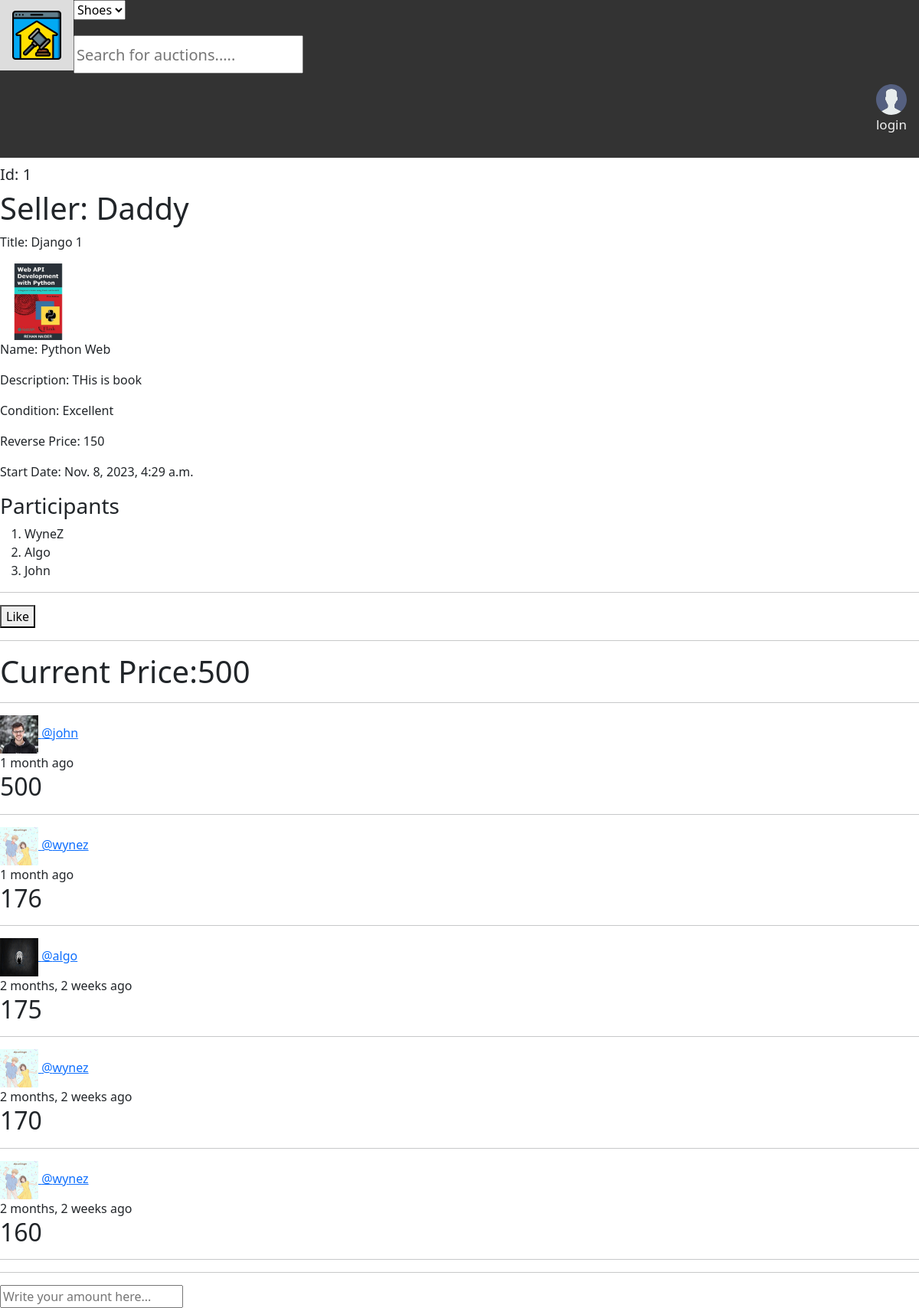
Screenshot of /item_detail/1 with the database file from the repository.
### app_reg_login/models.py (models this page shows, shortened)
class Item(models.Model):
    seller = models.ForeignKey(User, on_delete=models.SET_NULL, null=True)
    participants = models.ManyToManyField(User, related_name='participants', blank=True)
    liked_users = models.ManyToManyField(User, related_name='liked_users', blank=True)
    like_count = models.IntegerField(default=0)
    title = models.CharField(max_length=100, null=False)
    category = models.CharField(max_length=100, null=True)
    item_name = models.CharField(max_length=200, null=False)
    description = models.TextField(null=True, blank=True)
    reverse_price = models.IntegerField(null=False)
    highest_price = models.IntegerField(null=True, default=0)
    item_condition = models.CharField(max_length=100, null=True, blank=False)
    start_date = models.DateTimeField(auto_now_add=True)
    class Meta:
        ordering = ['-start_date']

class User(AbstractUser):
    name = models.CharField(max_length=200, null=True)
    email = models.EmailField(unique=True, null=True)
    phone = models.CharField(max_length=11)
    address = models.CharField(max_length=200, null=True)
    registered_date = models.DateTimeField(auto_now_add=True)
    avatar = models.ImageField(null=True, default="avatar.svg")
    USERNAME_FIELD = 'email'
    REQUIRED_FIELDS = ['username']

class ImageTable(models.Model):
    item = models.ForeignKey(Item, on_delete=models.CASCADE)
    image_url = models.ImageField(upload_to='images/', null=False)

class Bids(models.Model):
    bidder = models.ForeignKey(User, on_delete=models.CASCADE)
    item = models.ForeignKey(Item, on_delete=models.CASCADE)
    amount = models.IntegerField(null=False)
    created = models.DateTimeField(auto_now_add=True)
    class Meta:
        ordering = ['-created']

### app_reg_login/views.py (the view, shortened to what this page needs)
# urls.py: path('item_detail/<str:pk>', views.item_detail, name="item_detail"),
def item_detail(request, pk):
    item = Item.objects.get(id=pk)
    images = ImageTable.objects.filter(item=item)
    item_bids = item.bids_set.all()
    participants = item.participants.all()
    print("167 Auctioneers:", participants, type(participants))
    if item.highest_price == 0:
        item.highest_price = item.reverse_price
    context = {'item': item, 'images': images, 'bids': item_bids, 'participants': participants}
    return render(request, 'app_reg_login/item_details.html', context)

### app_reg_login/templates/app_reg_login/item_details.html (shortened to what this page needs)
{% extends 'base.html' %}
{% block content %}
    <h5>Id: {{ item.id }}</h5>
    <h1>Seller: {{ item.seller.name }}</h1>
    <p>Title: {{ item.title }}</p>
    {% for image in images %}
        <img src="{{ image.image_url.url }}" style="width: 100px; height: 100px">
    {% endfor %}
    <p>Name: {{ item.item_name }}</p>
    <p>Description: {{ item.description }}</p>
    <p>Condition: {{ item.item_condition }}</p>
    <p>Reverse Price: {{ item.reverse_price }}</p>
    <p>Start Date: {{ item.start_date }}</p>
    <h3>Participants</h3>
    <ol>
        {% for participant in participants %}
            <li>{{ participant.name }}</li>
        {% endfor %}
    </ol>
    <hr>
    <a href="">
        <button>Like</button>
    </a>
    <hr>
    <h1>Current Price:{{ item.highest_price }}</h1>
    <hr>
    {% for bid in bids %}
        <a href="{% url 'profile' bid.bidder.id %}">
            <img src="{{ bid.bidder.avatar.url }}" style="width: 50px; height: 50px">
            <span>@{{ bid.bidder.username }}</span>
        </a><br>
        <span>{{ bid.created|timesince }} ago</span><br>
        <h2>{{ bid.amount }}</h2>
        <hr>
    {% endfor %}
    <hr>
    {% if request.user != item.seller %}
    	<form action="" method="POST">
            <input type="number" name="amount" placeholder="Write your amount here..." />
        </form>
    {% endif %}
{% endblock %}

### rows the page displays
Item: id "1", seller.name "Daddy", title "Django 1", item_name "Python Web", description "THis is book", item_condition "Excellent", reverse_price "150", start_date "Nov. 8, 2023, 4:29 a.m.", highest_price "500"
ImageTable: image_url (picture)
User: name "WyneZ"
User: name "Algo"
User: name "John"
Bids: bidder.avatar (picture), bidder.username "john", created "1 month", amount "500"
Bids: bidder.avatar (picture), bidder.username "wynez", created "1 month", amount "176"
Bids: bidder.avatar (picture), bidder.username "algo", created "2 months, 2 weeks", amount "175"
Bids: bidder.avatar (picture), bidder.username "wynez", created "2 months, 2 weeks", amount "170"
Bids: bidder.avatar (picture), bidder.username "wynez", created "2 months, 2 weeks", amount "160"
